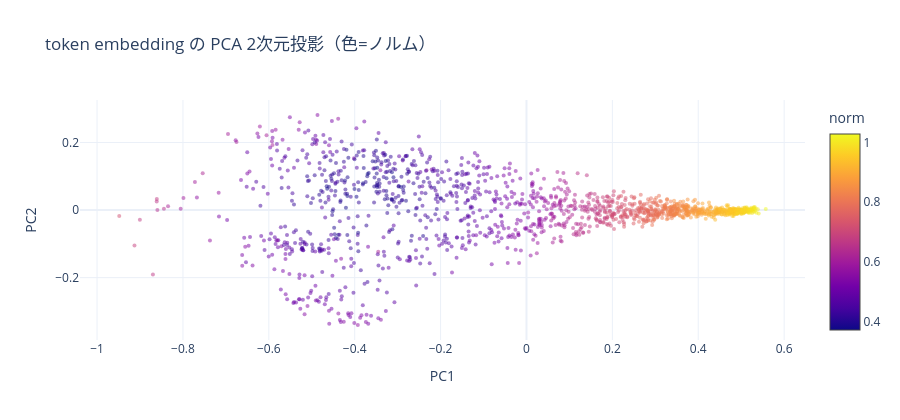

Here is the notebook cell this chart was saved with:
### Code cell
# PCA 2次元投影
fig = go.Figure(go.Scatter(x=pca["coords"][:,0], y=pca["coords"][:,1], mode="markers",
                           marker=dict(size=4, opacity=0.5, color=pca["norms"], colorscale="Plasma",
                                       colorbar_title="norm"),
                           text=[f"id {i}" for i in pca["ids"]]))
fig.update_layout(title="token embedding の PCA 2次元投影（色=ノルム）",
                  xaxis_title="PC1", yaxis_title="PC2", template="plotly_white", height=420)
fig.show()

### Figure 1 — Plotly figure (JSON) as saved in the notebook; plotly's stock layout.template omitted (floating-point values rounded to 4 significant figures; data arrays with more than 128 entries replaced by an {"elided": "..."} marker saying what was removed)
{"data": [{"marker": {"color": {"elided": "1500 float values"}, "colorbar": {"title": {"text": "norm"}}, "colorscale": [[0.0, "#0d0887"], [0.1111, "#46039f"], [0.2222, "#7201a8"], [0.3333, "#9c179e"], [0.4444, "#bd3786"], [0.5556, "#d8576b"], [0.6667, "#ed7953"], [0.7778, "#fb9f3a"], [0.8889, "#fdca26"], [1.0, "#f0f921"]], "opacity": 0.5, "size": 4}, "mode": "markers", "text": {"elided": "1500 str values"}, "type": "scatter", "x": {"elided": "1500 float values"}, "y": {"elided": "1500 float values"}}], "layout": {"height": 420, "title": {"text": "token embedding の PCA 2次元投影（色=ノルム）"}, "xaxis": {"title": {"text": "PC1"}}, "yaxis": {"title": {"text": "PC2"}}}}
